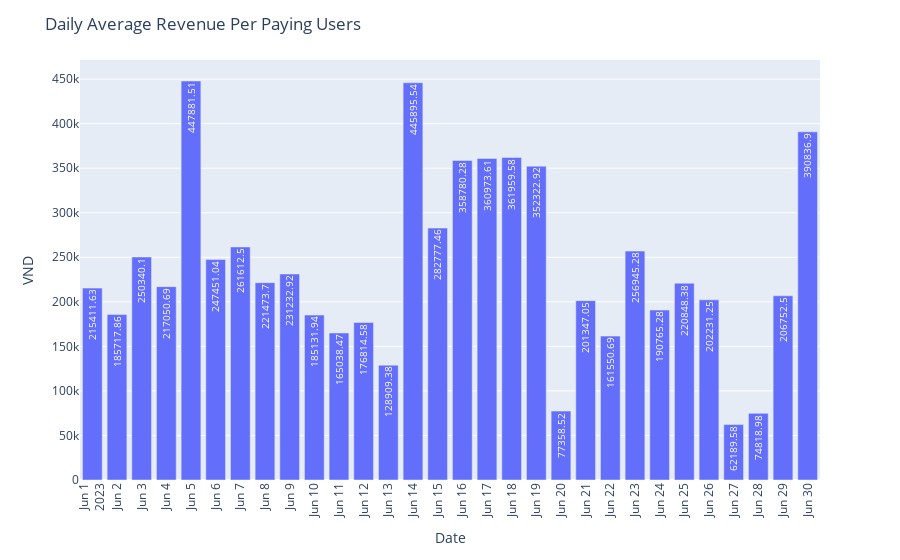

The notebook cell saved with this chart:
### Code cell
fig_arppu = px.bar(x=arppu['created_date'], y = arppu['ARPPU'], text=arppu['ARPPU'])
fig_arppu.update_layout(title = 'Daily Average Revenue Per Paying Users', xaxis=dict(title='Date', tickmode='linear', tickangle = -90), yaxis_title = 'VND')
fig_arppu.update_traces(textposition='inside', textangle=-90)
fig_arppu.show()

### Figure 1 — Plotly figure (JSON) as saved in the notebook; plotly's stock layout.template omitted (floating-point values rounded to 4 significant figures)
{"data": [{"alignmentgroup": "True", "hovertemplate": "x=%{x}<br>y=%{y}<br>text=%{text}<extra></extra>", "legendgroup": "", "marker": {"color": "#636efa", "pattern": {"shape": ""}}, "name": "", "offsetgroup": "", "orientation": "v", "showlegend": false, "text": [215400.0, 185700.0, 250300.0, 217100.0, 447900.0, 247500.0, 261600.0, 221500.0, 231200.0, 185100.0, 165000.0, 176800.0, 128900.0, 445900.0, 282800.0, 358800.0, 361000.0, 362000.0, 352300.0, 77360.0, 201300.0, 161600.0, 256900.0, 190800.0, 220800.0, 202200.0, 62190.0, 74820.0, 206800.0, 390800.0], "textangle": -90, "textposition": "inside", "type": "bar", "x": ["2023-06-01T00:00:00", "2023-06-02T00:00:00", "2023-06-03T00:00:00", "2023-06-04T00:00:00", "2023-06-05T00:00:00", "2023-06-06T00:00:00", "2023-06-07T00:00:00", "2023-06-08T00:00:00", "2023-06-09T00:00:00", "2023-06-10T00:00:00", "2023-06-11T00:00:00", "2023-06-12T00:00:00", "2023-06-13T00:00:00", "2023-06-14T00:00:00", "2023-06-15T00:00:00", "2023-06-16T00:00:00", "2023-06-17T00:00:00", "2023-06-18T00:00:00", "2023-06-19T00:00:00", "2023-06-20T00:00:00", "2023-06-21T00:00:00", "2023-06-22T00:00:00", "2023-06-23T00:00:00", "2023-06-24T00:00:00", "2023-06-25T00:00:00", "2023-06-26T00:00:00", "2023-06-27T00:00:00", "2023-06-28T00:00:00", "2023-06-29T00:00:00", "2023-06-30T00:00:00"], "xaxis": "x", "y": [215400.0, 185700.0, 250300.0, 217100.0, 447900.0, 247500.0, 261600.0, 221500.0, 231200.0, 185100.0, 165000.0, 176800.0, 128900.0, 445900.0, 282800.0, 358800.0, 361000.0, 362000.0, 352300.0, 77360.0, 201300.0, 161600.0, 256900.0, 190800.0, 220800.0, 202200.0, 62190.0, 74820.0, 206800.0, 390800.0], "yaxis": "y"}], "layout": {"barmode": "relative", "legend": {"tracegroupgap": 0}, "margin": {"t": 60}, "title": {"text": "Daily Average Revenue Per Paying Users"}, "xaxis": {"anchor": "y", "domain": [0, 1], "tickangle": -90, "tickmode": "linear", "title": {"text": "Date"}}, "yaxis": {"anchor": "x", "domain": [0, 1], "title": {"text": "VND"}}}}
